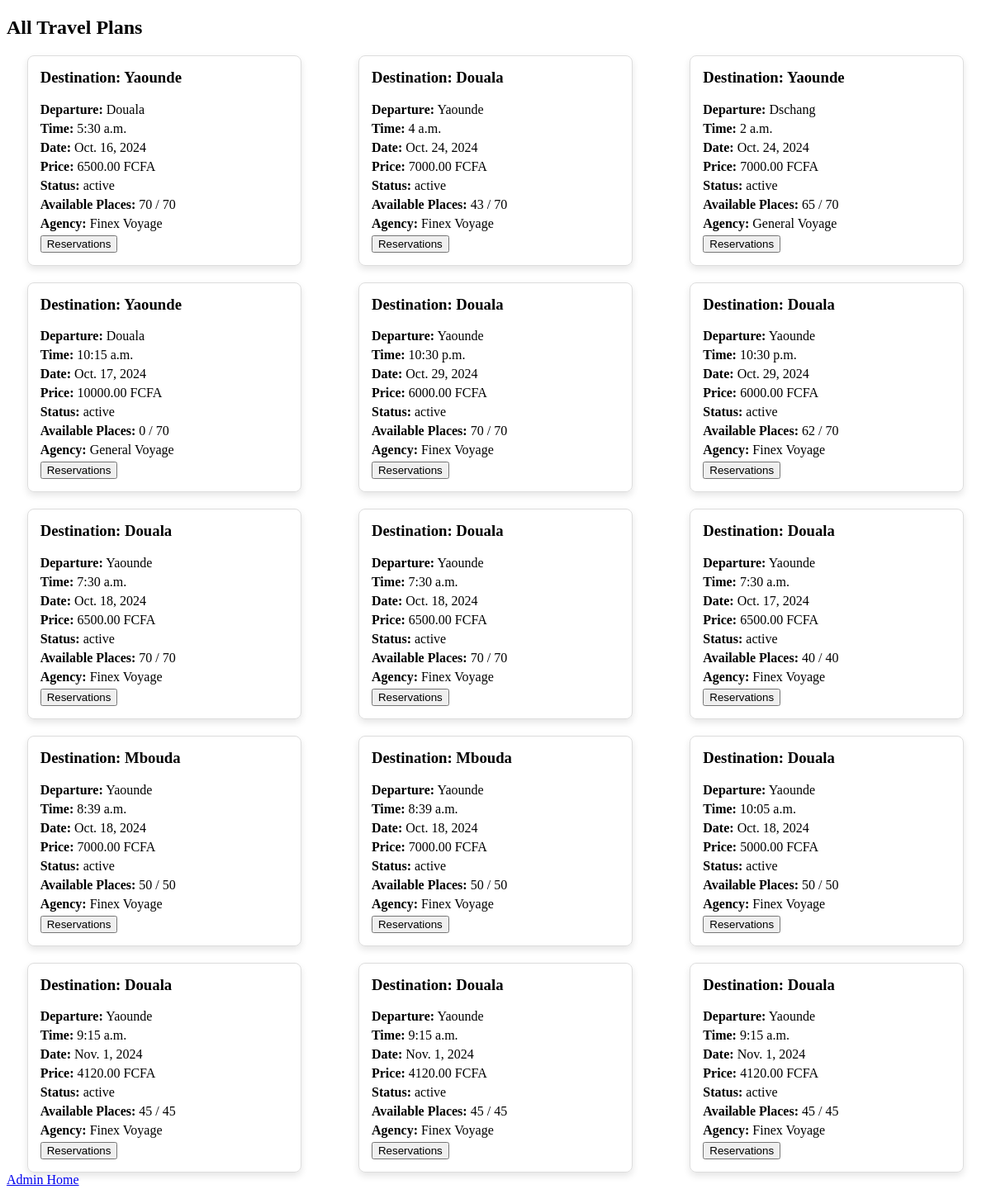
Screenshot of /travel-plans/ with the database file from the repository.
### accounts/models.py (models this page shows, shortened)
class TravelPlan(models.Model):
    STATUS_CHOICES = [
        ('complete', 'Complete'),
        ('active', 'Active'),
    ]
    departure = models.CharField(max_length=100)
    time = models.TimeField()
    price = models.DecimalField(max_digits=10, decimal_places=2)
    type = models.CharField(max_length=255, default='simple')
    date = models.DateField()
    destination = models.CharField(max_length=100)
    number_of_places = models.PositiveIntegerField()
    number_of_available_places = models.PositiveIntegerField()
    status = models.CharField(max_length=10, choices=STATUS_CHOICES, default='active')
    agency = models.ForeignKey(Agency, on_delete=models.CASCADE)

class Agency(models.Model):
    name = models.CharField(max_length=255)
    image = models.ImageField(upload_to='image/agency/')
    description = models.TextField()
    agency_receptionist = models.ForeignKey(settings.AUTH_USER_MODEL, on_delete=models.SET_NULL,
        null=True, limit_choices_to={'roles': 'agency_receptionist'},related_name='managed_agencies'
    )

### accounts/views.py (the view)
# urls.py: path('travel-plans/', views.list_all_travel_plans, name='list_all_travel_plans'),
def list_all_travel_plans(request):
    travel_plans = TravelPlan.objects.all()
    return render(request, 'pages/Admin/list_all_travel_plans.html', {'travel_plans': travel_plans})

### accounts/templates/pages/Admin/list_all_travel_plans.html (shortened to what this page needs)
<!DOCTYPE html>
<html lang="en">
<head>
</head>
<body>
    <h2>All Travel Plans</h2>
    {% if travel_plans %}
    <div class="travel-plan-list">
        {% for plan in travel_plans %}
        <div class="travel-plan">
            <h3>Destination: {{ plan.destination }}</h3>
            <p><strong>Departure:</strong> {{ plan.departure }}</p>
            <p><strong>Time:</strong> {{ plan.time }}</p>
            <p><strong>Date:</strong> {{ plan.date }}</p>
            <p><strong>Price:</strong> {{ plan.price }} FCFA</p>
            <p><strong>Status:</strong> {{ plan.status }}</p>
            <p><strong>Available Places:</strong> {{ plan.number_of_available_places }} / {{ plan.number_of_places }}</p>
            <p><strong>Agency:</strong> {{ plan.agency.name }}</p>
            <button><a href="{% url 'list_travel_plan_reservations' travel_plan.id %}"></a>Reservations</button>
        </div>
        {% endfor %}
    </div>
    {% else %}
    <p>No travel plans available.</p>
    {% endif %}
    <a href="{% url 'admin_home' %}">Admin Home</a>
</body>
</html>

### accounts/templates/pages/Admin/list_all_travel_plans.html (style rules this page uses)
.travel-plan-list { display: flex; flex-wrap: wrap; gap: 20px; justify-content: space-around; }
.travel-plan { border: 1px solid #ddd; border-radius: 8px; padding: 15px; width: 300px; box-shadow: 0px 4px 8px rgba(0, 0, 0, 0.1); }
.travel-plan h3 { margin-top: 0; }
.travel-plan p { margin: 5px 0; }

### rows the page displays
TravelPlan: destination "Yaounde", departure "Douala", time "5:30 a.m.", date "Oct. 16, 2024", price "6500.00", status "active", number_of_available_places "70", number_of_places "70", agency.name "Finex Voyage"
TravelPlan: destination "Douala", departure "Yaounde", time "4 a.m.", date "Oct. 24, 2024", price "7000.00", status "active", number_of_available_places "43", number_of_places "70", agency.name "Finex Voyage"
TravelPlan: destination "Yaounde", departure "Dschang", time "2 a.m.", date "Oct. 24, 2024", price "7000.00", status "active", number_of_available_places "65", number_of_places "70", agency.name "General Voyage"
TravelPlan: destination "Yaounde", departure "Douala", time "10:15 a.m.", date "Oct. 17, 2024", price "10000.00", status "active", number_of_available_places "0", number_of_places "70", agency.name "General Voyage"
TravelPlan: destination "Douala", departure "Yaounde", time "10:30 p.m.", date "Oct. 29, 2024", price "6000.00", status "active", number_of_available_places "70", number_of_places "70", agency.name "Finex Voyage"
TravelPlan: destination "Douala", departure "Yaounde", time "10:30 p.m.", date "Oct. 29, 2024", price "6000.00", status "active", number_of_available_places "62", number_of_places "70", agency.name "Finex Voyage"
TravelPlan: destination "Douala", departure "Yaounde", time "7:30 a.m.", date "Oct. 18, 2024", price "6500.00", status "active", number_of_available_places "70", number_of_places "70", agency.name "Finex Voyage"
TravelPlan: destination "Douala", departure "Yaounde", time "7:30 a.m.", date "Oct. 18, 2024", price "6500.00", status "active", number_of_available_places "70", number_of_places "70", agency.name "Finex Voyage"
TravelPlan: destination "Douala", departure "Yaounde", time "7:30 a.m.", date "Oct. 17, 2024", price "6500.00", status "active", number_of_available_places "40", number_of_places "40", agency.name "Finex Voyage"
TravelPlan: destination "Mbouda", departure "Yaounde", time "8:39 a.m.", date "Oct. 18, 2024", price "7000.00", status "active", number_of_available_places "50", number_of_places "50", agency.name "Finex Voyage"
TravelPlan: destination "Mbouda", departure "Yaounde", time "8:39 a.m.", date "Oct. 18, 2024", price "7000.00", status "active", number_of_available_places "50", number_of_places "50", agency.name "Finex Voyage"
TravelPlan: destination "Douala", departure "Yaounde", time "10:05 a.m.", date "Oct. 18, 2024", price "5000.00", status "active", number_of_available_places "50", number_of_places "50", agency.name "Finex Voyage"
TravelPlan: destination "Douala", departure "Yaounde", time "9:15 a.m.", date "Nov. 1, 2024", price "4120.00", status "active", number_of_available_places "45", number_of_places "45", agency.name "Finex Voyage"
TravelPlan: destination "Douala", departure "Yaounde", time "9:15 a.m.", date "Nov. 1, 2024", price "4120.00", status "active", number_of_available_places "45", number_of_places "45", agency.name "Finex Voyage"
TravelPlan: destination "Douala", departure "Yaounde", time "9:15 a.m.", date "Nov. 1, 2024", price "4120.00", status "active", number_of_available_places "45", number_of_places "45", agency.name "Finex Voyage"
